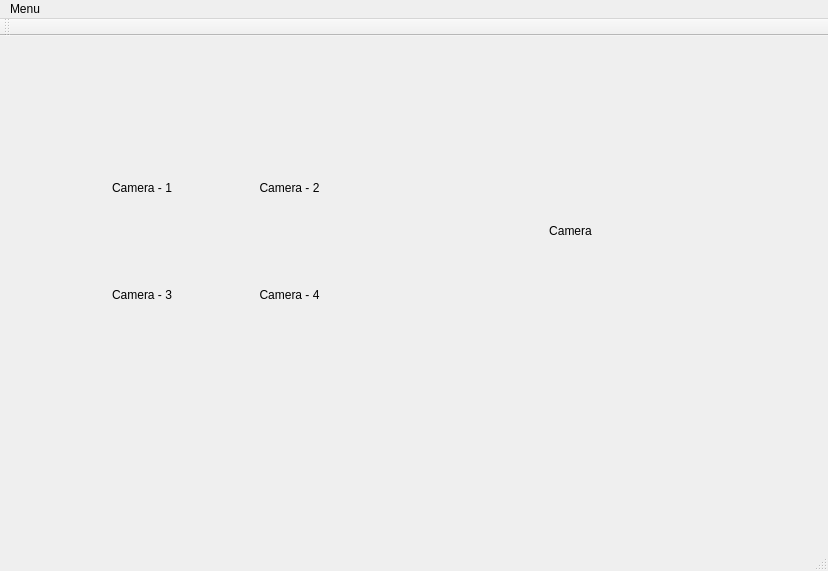
<?xml version="1.0" encoding="UTF-8"?>
<ui version="4.0">
 <class>MainWindow</class>
 <widget class="QMainWindow" name="MainWindow">
  <property name="geometry">
   <rect>
    <x>0</x>
    <y>0</y>
    <width>828</width>
    <height>571</height>
   </rect>
  </property>
  <property name="windowTitle">
   <string>MainWindow</string>
  </property>
  <widget class="QWidget" name="centralWidget">
   <widget class="QWidget" name="widget" native="true">
    <property name="geometry">
     <rect>
      <x>60</x>
      <y>90</y>
      <width>311</width>
      <height>231</height>
     </rect>
    </property>
    <property name="sizePolicy">
     <sizepolicy hsizetype="Expanding" vsizetype="Expanding">
      <horstretch>0</horstretch>
      <verstretch>0</verstretch>
     </sizepolicy>
    </property>
    <layout class="QGridLayout" name="gridLayout_4">
     <item row="0" column="1">
      <widget class="QLabel" name="lblVideo_1">
       <property name="text">
        <string>&lt;html&gt;&lt;head/&gt;&lt;body&gt;&lt;p align=&quot;center&quot;&gt;Camera - 2&lt;/p&gt;&lt;/body&gt;&lt;/html&gt;</string>
       </property>
      </widget>
     </item>
     <item row="0" column="0">
      <widget class="QLabel" name="lblVideo_0">
       <property name="text">
        <string>&lt;html&gt;&lt;head/&gt;&lt;body&gt;&lt;p align=&quot;center&quot;&gt;Camera - 1&lt;/p&gt;&lt;/body&gt;&lt;/html&gt;</string>
       </property>
      </widget>
     </item>
     <item row="1" column="0">
      <widget class="QLabel" name="lblVideo_2">
       <property name="text">
        <string>&lt;html&gt;&lt;head/&gt;&lt;body&gt;&lt;p align=&quot;center&quot;&gt;Camera - 3&lt;/p&gt;&lt;/body&gt;&lt;/html&gt;</string>
       </property>
      </widget>
     </item>
     <item row="1" column="1">
      <widget class="QLabel" name="lblVideo_3">
       <property name="text">
        <string>&lt;html&gt;&lt;head/&gt;&lt;body&gt;&lt;p align=&quot;center&quot;&gt;Camera - 4&lt;/p&gt;&lt;/body&gt;&lt;/html&gt;</string>
       </property>
      </widget>
     </item>
    </layout>
   </widget>
   <widget class="QLabel" name="wdgCamera">
    <property name="geometry">
     <rect>
      <x>470</x>
      <y>120</y>
      <width>201</width>
      <height>151</height>
     </rect>
    </property>
    <property name="sizePolicy">
     <sizepolicy hsizetype="Expanding" vsizetype="Expanding">
      <horstretch>0</horstretch>
      <verstretch>0</verstretch>
     </sizepolicy>
    </property>
    <property name="text">
     <string>&lt;html&gt;&lt;head/&gt;&lt;body&gt;&lt;p align=&quot;center&quot;&gt;Camera&lt;/p&gt;&lt;/body&gt;&lt;/html&gt;</string>
    </property>
   </widget>
  </widget>
  <widget class="QMenuBar" name="menuBar">
   <property name="geometry">
    <rect>
     <x>0</x>
     <y>0</y>
     <width>828</width>
     <height>22</height>
    </rect>
   </property>
   <property name="nativeMenuBar">
    <bool>false</bool>
   </property>
   <widget class="QMenu" name="menuMenu">
    <property name="title">
     <string>Menu</string>
    </property>
    <addaction name="actionCamera"/>
    <addaction name="actionExit"/>
   </widget>
   <addaction name="menuMenu"/>
  </widget>
  <widget class="QToolBar" name="mainToolBar">
   <attribute name="toolBarArea">
    <enum>TopToolBarArea</enum>
   </attribute>
   <attribute name="toolBarBreak">
    <bool>false</bool>
   </attribute>
  </widget>
  <widget class="QStatusBar" name="statusBar"/>
  <action name="actionCamera">
   <property name="text">
    <string>Camera</string>
   </property>
   <property name="shortcut">
    <string>Ctrl+C</string>
   </property>
  </action>
  <action name="actionExit">
   <property name="text">
    <string>Exit</string>
   </property>
   <property name="shortcut">
    <string>Ctrl+Q</string>
   </property>
  </action>
 </widget>
 <layoutdefault spacing="6" margin="11"/>
 <resources/>
 <connections>
  <connection>
   <sender>actionExit</sender>
   <signal>triggered()</signal>
   <receiver>MainWindow</receiver>
   <slot>close()</slot>
   <hints>
    <hint type="sourcelabel">
     <x>-1</x>
     <y>-1</y>
    </hint>
    <hint type="destinationlabel">
     <x>199</x>
     <y>149</y>
    </hint>
   </hints>
  </connection>
 </connections>
</ui>
